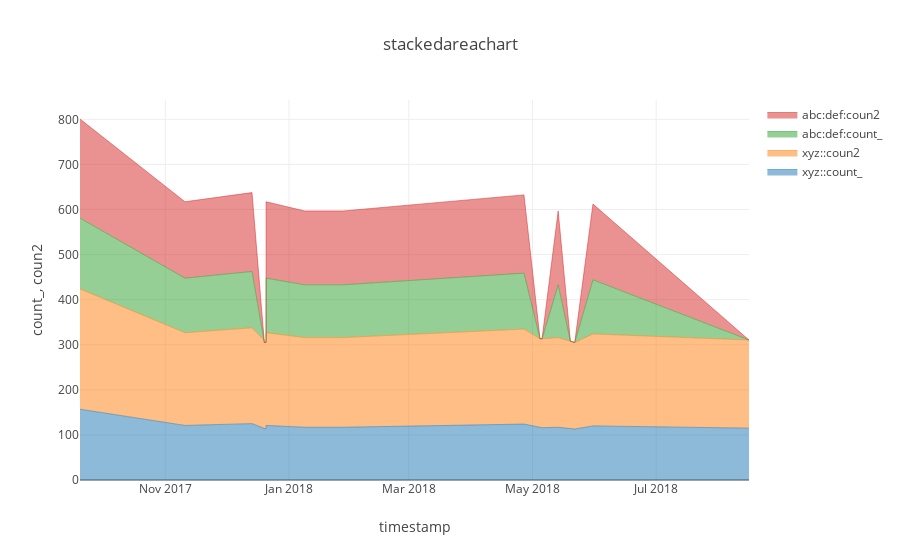

The notebook cell this image was saved under:
### Code cell
%%kql union (pageViews | where client_City != '' | summarize count() by bin(timestamp, 1m) | extend tab='abc'| extend tab1='def'| extend coun2=count_*1.4  | sort by count_ | limit 10 | render stackedareachart),
(pageViews | where client_City != '' | summarize count() by bin(timestamp, 1m) | extend tab='xyz' | extend coun2=count_*1.7 | sort by count_ | limit 20 | render stackedareachart)
